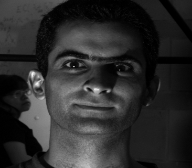
#> input picture data/raw/yale/yaleB11/yaleB11_P00A+020E-40.pgm, 192 x 168 px; its folder holds only this picture in this run
$ python load_data_lfw_yale.py
#> lines starting #> are read from the running program, lines starting #| are printed output that depends on the picture
# load_data_lfw_yale.py
# Loads and merges Yale Face B + LFW datasets.
#
# FIXES applied:
#   - LFW: removed .astype(np.uint8) cast before normalization.
#     fetch_lfw_people returns float32 in 0-255 range. Casting to uint8
#     truncates the decimal portion (e.g. 127.9 → 127), losing precision
#     that accumulates badly across thousands of pixels per image.
#   - LFW: pass color=False and a consistent slice_ to avoid double-resizing.
#     The raw fetch now returns consistent dimensions we resize ourselves.
#
# Sources:
#   Yale Face B  — downloaded manually to data/raw/yale/
#   LFW          — loaded via sklearn built-in (auto-downloads, no folder needed)
#
# All images are resized to 128x128, grayscale, normalized 0–1, flattened.
# ──────────────────────────────────────────────────────────────────────────────

import os
import cv2
import numpy as np
from sklearn.datasets import fetch_lfw_people
from sklearn.preprocessing import LabelEncoder

IMG_WIDTH  = 128
IMG_HEIGHT = 128

BASE_DIR  = os.path.dirname(os.path.dirname(os.path.abspath(__file__)))
YALE_DIR  = os.path.join(BASE_DIR, "data", "raw", "yale")
PROC_DIR  = os.path.join(BASE_DIR, "data", "processed")

YALE_MAX_PER_PERSON = 20
LFW_MIN_FACES       = 20
LFW_MAX_PER_PERSON  = 20


def _read_image(img_path):
    img = cv2.imread(img_path, cv2.IMREAD_GRAYSCALE)
#> img is the input picture: shape (168, 192); min 0, max 246, mean 44.7
    if img is None:
        print(f"  Warning: could not read {img_path}, skipping.")
        return None
    img = cv2.resize(img, (IMG_WIDTH, IMG_HEIGHT))
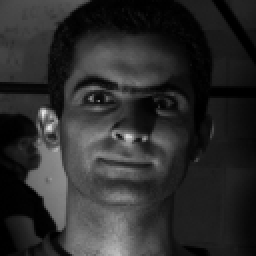
#> img: shape (128, 128) (shown 2 times larger); min 0, max 233, mean 44.6
    img = img.flatten().astype(np.float32) / 255.0
#> img = 16384 values, max 0.914 at index 7189, min 0 at index 60, mean 0.175
    return img


def _load_yale(start_label=0):
    images, labels = [], []

    if not os.path.exists(YALE_DIR):
        print(f"  Warning: Yale not found at {YALE_DIR} — skipping.")
        return images, labels, start_label

    subject_folders = sorted([
        d for d in os.listdir(YALE_DIR)
        if os.path.isdir(os.path.join(YALE_DIR, d))
    ])

    if not subject_folders:
        print(f"  Warning: No subfolders found in {YALE_DIR}")
        return images, labels, start_label

    print(f"  Yale Face B : {len(subject_folders)} subjects found")

    label_idx = start_label
    for folder in subject_folders:
        folder_path = os.path.join(YALE_DIR, folder)
        img_files = sorted([
            f for f in os.listdir(folder_path)
            if f.lower().endswith((".pgm", ".jpg", ".png"))
        ])
        img_files = img_files[:YALE_MAX_PER_PERSON]

        loaded = 0
        for fname in img_files:
            img = _read_image(os.path.join(folder_path, fname))
            if img is not None:
                images.append(img)
                labels.append(label_idx)
                loaded += 1

        if loaded > 0:
            label_idx += 1
#> pass 2 of the loop in _load_yale, `for folder in subject_folders:`:
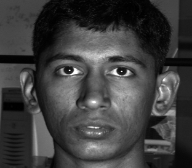
#> input picture data/raw/yale/yaleB12/yaleB12_P00A-005E-10.pgm, 192 x 168 px
#> in _read_image, img is the input picture: shape (168, 192); min 0, max 255, mean 62.7
#> in _read_image (call 2), `img = cv2.resize(img, (IMG_WIDTH, IMG_HEIGHT))`:
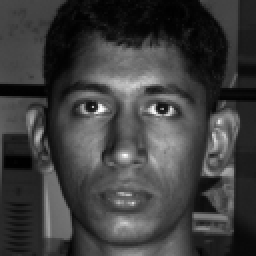
#> img: shape (128, 128) (shown 2 times larger); min 0, max 255, mean 62.5
#> in _read_image (call 2), `img = img.flatten().astype(np.float32) / 255.0`: img = 16384 values, max 1 at index 6962, min 0 at index 987, mean 0.245

    print(f"  Yale Face B : {len(images)} images loaded ({label_idx - start_label} subjects)")
#|   Yale Face B : 2 images loaded (2 subjects)
    return images, labels, label_idx


def _load_lfw(start_label=0):
    """
    Load LFW via sklearn built-in.

    FIX: The original code did raw_images[i].astype(np.uint8) before dividing
    by 255. fetch_lfw_people returns float32 values in the 0–255 range (e.g.
    127.63). Casting to uint8 first truncates to 127, discarding the decimal
    portion. Over 16384 pixels this precision loss is significant and
    degrades model accuracy. We now keep float32 and divide directly.
    """
    print(f"  LFW         : fetching via sklearn (min_faces={LFW_MIN_FACES})...")
    print(f"                First run downloads ~200MB — subsequent runs load from cache.")

    lfw = fetch_lfw_people(
        min_faces_per_person=LFW_MIN_FACES,
        resize=None,
        color=False,
        slice_=None
    )

    raw_images = lfw.images   # shape: (n_samples, h, w), float32, range 0-255
    raw_labels = lfw.target

    print(f"  LFW         : {raw_images.shape[0]} images, {len(np.unique(raw_labels))} people raw")

    images, labels   = [], []
    lfw_label_map    = {}
    per_person_count = {}

    for i in range(len(raw_images)):
        orig_label = raw_labels[i]

        if orig_label not in lfw_label_map:
            lfw_label_map[orig_label]    = start_label + len(lfw_label_map)
            per_person_count[orig_label] = 0

        if per_person_count[orig_label] >= LFW_MAX_PER_PERSON:
            continue

        new_label = lfw_label_map[orig_label]

        # FIXED: was .astype(np.uint8) which truncated float precision.
        # Keep as float32 — cv2.resize handles float images correctly.
        img = raw_images[i].astype(np.float32)          # already 0-255 float
        img = cv2.resize(img, (IMG_WIDTH, IMG_HEIGHT))
        img = img.flatten() / 255.0                      # normalize to 0-1

        images.append(img)
        labels.append(new_label)
        per_person_count[orig_label] += 1

    next_label = start_label + len(lfw_label_map)
    print(f"  LFW         : {len(images)} images loaded ({len(lfw_label_map)} subjects, capped at {LFW_MAX_PER_PERSON}/person)")
    return images, labels, next_label


def load_dataset(mode="yale_lfw", force_reload=False):
    """
    Main entry point. See module docstring for usage.

    Args:
        mode         : "yale" | "lfw" | "yale_lfw"
        force_reload : ignore cache and re-read from scratch

    Returns:
        X : np.ndarray (n_samples, 16384)
        y : np.ndarray (n_samples,)
    """
    os.makedirs(PROC_DIR, exist_ok=True)

    X_path = os.path.join(PROC_DIR, f"X_{mode}.npy")
    y_path = os.path.join(PROC_DIR, f"y_{mode}.npy")

    if not force_reload and os.path.exists(X_path) and os.path.exists(y_path):
        print(f"Loading cached dataset ({mode}) from data/processed/...")
        X = np.load(X_path)
        y = np.load(y_path)
        _print_summary(X, y, mode)
        return X, y

    print(f"\nBuilding dataset: {mode}")
    print("-" * 40)

    all_images, all_labels = [], []
    next_label = 0

    if mode in ("yale", "yale_lfw"):
        yale_imgs, yale_lbls, next_label = _load_yale(start_label=next_label)
#> yale_imgs = 2 items; yale_lbls = [0, 1]; next_label = 2
        all_images.extend(yale_imgs)
        all_labels.extend(yale_lbls)

    if mode in ("lfw", "yale_lfw"):
        lfw_imgs, lfw_lbls, next_label = _load_lfw(start_label=next_label)
        all_images.extend(lfw_imgs)
        all_labels.extend(lfw_lbls)

    if not all_images:
        raise RuntimeError(
            "No images loaded. Check that Yale is in data/raw/yale/ "
            "and that LFW downloaded successfully."
        )

    X = np.array(all_images, dtype=np.float32)
    y = np.array(all_labels, dtype=np.int32)

    unique_labels = np.unique(y)
    if len(unique_labels) != unique_labels.max() + 1:
        le = LabelEncoder()
        y  = le.fit_transform(y).astype(np.int32)

    np.save(X_path, X)
    np.save(y_path, y)
    print(f"Cached to data/processed/")

    _print_summary(X, y, mode)
    return X, y


def _print_summary(X, y, mode):
    n_subjects = len(np.unique(y))
    n_total    = X.shape[0]
    avg        = n_total / n_subjects if n_subjects > 0 else 0
    print(f"\n{'─'*40}")
    print(f"  Dataset      : {mode}")
    print(f"  Total images : {n_total}")
    print(f"  Subjects     : {n_subjects}")
    print(f"  Avg per subj : {avg:.1f}")
    print(f"  Feature size : {X.shape[1]}  ({IMG_WIDTH}x{IMG_HEIGHT} flattened)")
    print(f"{'─'*40}\n")


if __name__ == "__main__":
    # Pass force_reload=True to bust the cache after applying these fixes
#> (the run stopped early here; a loop or call above may not have finished)
